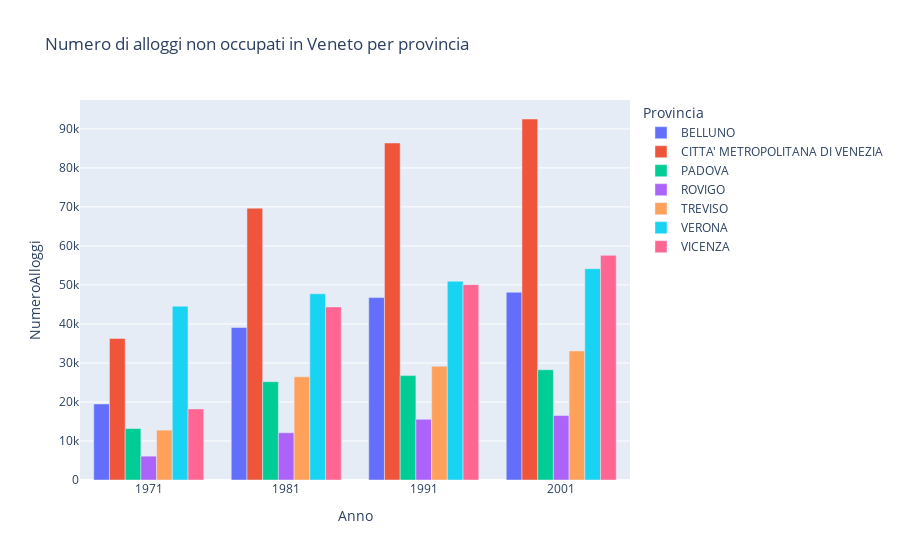

The notebook cell this image was saved under:
### Code cell
fig2= px.bar(df_new_group, x='Anno', y='NumeroAlloggi', color='Provincia', title='Numero di alloggi non occupati in Veneto per provincia', barmode='group')
fig2.show()

### Figure 1 — Plotly figure (JSON) as saved in the notebook; plotly's stock layout.template omitted (floating-point values rounded to 4 significant figures)
{"data": [{"alignmentgroup": "True", "hovertemplate": "Provincia=BELLUNO<br>Anno=%{x}<br>NumeroAlloggi=%{y}<extra></extra>", "legendgroup": "BELLUNO", "marker": {"color": "#636efa", "pattern": {"shape": ""}}, "name": "BELLUNO", "offsetgroup": "BELLUNO", "orientation": "v", "showlegend": true, "textposition": "auto", "type": "bar", "x": [1971, 1981, 1991, 2001], "xaxis": "x", "y": [19490.0, 39080.0, 46750.0, 48120.0], "yaxis": "y"}, {"alignmentgroup": "True", "hovertemplate": "Provincia=CITTA' METROPOLITANA DI VENEZIA<br>Anno=%{x}<br>NumeroAlloggi=%{y}<extra></extra>", "legendgroup": "CITTA' METROPOLITANA DI VENEZIA", "marker": {"color": "#EF553B", "pattern": {"shape": ""}}, "name": "CITTA' METROPOLITANA DI VENEZIA", "offsetgroup": "CITTA' METROPOLITANA DI VENEZIA", "orientation": "v", "showlegend": true, "textposition": "auto", "type": "bar", "x": [1971, 1981, 1991, 2001], "xaxis": "x", "y": [36280.0, 69670.0, 86380.0, 92530.0], "yaxis": "y"}, {"alignmentgroup": "True", "hovertemplate": "Provincia=PADOVA<br>Anno=%{x}<br>NumeroAlloggi=%{y}<extra></extra>", "legendgroup": "PADOVA", "marker": {"color": "#00cc96", "pattern": {"shape": ""}}, "name": "PADOVA", "offsetgroup": "PADOVA", "orientation": "v", "showlegend": true, "textposition": "auto", "type": "bar", "x": [1971, 1981, 1991, 2001], "xaxis": "x", "y": [13170.0, 25210.0, 26760.0, 28260.0], "yaxis": "y"}, {"alignmentgroup": "True", "hovertemplate": "Provincia=ROVIGO<br>Anno=%{x}<br>NumeroAlloggi=%{y}<extra></extra>", "legendgroup": "ROVIGO", "marker": {"color": "#ab63fa", "pattern": {"shape": ""}}, "name": "ROVIGO", "offsetgroup": "ROVIGO", "orientation": "v", "showlegend": true, "textposition": "auto", "type": "bar", "x": [1971, 1981, 1991, 2001], "xaxis": "x", "y": [6107.0, 12110.0, 15560.0, 16530.0], "yaxis": "y"}, {"alignmentgroup": "True", "hovertemplate": "Provincia=TREVISO<br>Anno=%{x}<br>NumeroAlloggi=%{y}<extra></extra>", "legendgroup": "TREVISO", "marker": {"color": "#FFA15A", "pattern": {"shape": ""}}, "name": "TREVISO", "offsetgroup": "TREVISO", "orientation": "v", "showlegend": true, "textposition": "auto", "type": "bar", "x": [1971, 1981, 1991, 2001], "xaxis": "x", "y": [12780.0, 26450.0, 29180.0, 33080.0], "yaxis": "y"}, {"alignmentgroup": "True", "hovertemplate": "Provincia=VERONA<br>Anno=%{x}<br>NumeroAlloggi=%{y}<extra></extra>", "legendgroup": "VERONA", "marker": {"color": "#19d3f3", "pattern": {"shape": ""}}, "name": "VERONA", "offsetgroup": "VERONA", "orientation": "v", "showlegend": true, "textposition": "auto", "type": "bar", "x": [1971, 1981, 1991, 2001], "xaxis": "x", "y": [44530.0, 47740.0, 50950.0, 54150.0], "yaxis": "y"}, {"alignmentgroup": "True", "hovertemplate": "Provincia=VICENZA<br>Anno=%{x}<br>NumeroAlloggi=%{y}<extra></extra>", "legendgroup": "VICENZA", "marker": {"color": "#FF6692", "pattern": {"shape": ""}}, "name": "VICENZA", "offsetgroup": "VICENZA", "orientation": "v", "showlegend": true, "textposition": "auto", "type": "bar", "x": [1971, 1981, 1991, 2001], "xaxis": "x", "y": [18220.0, 44350.0, 50070.0, 57580.0], "yaxis": "y"}], "layout": {"barmode": "group", "legend": {"title": {"text": "Provincia"}, "tracegroupgap": 0}, "title": {"text": "Numero di alloggi non occupati in Veneto per provincia"}, "xaxis": {"anchor": "y", "domain": [0, 1], "title": {"text": "Anno"}}, "yaxis": {"anchor": "x", "domain": [0, 1], "title": {"text": "NumeroAlloggi"}}}}
